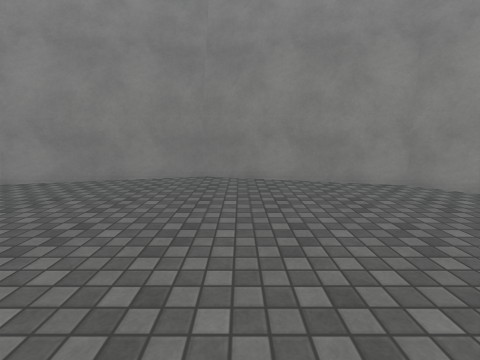
[1] (above)

16 first-person views from a walk through a 3-D level made in the Unity game engine. The camera is 1.3 m above the floor, tilts 10° down and sees 90° across. The floor is counted in squares, 1 m on a side. Each view is taken from the middle of a square. On the plan, view 1 faces up. The plan holds only what a view shows up to about 12 squares ahead; the rest is blank. The place goes on beyond the plan. The player character is not drawn. Surface patterns are stand-ins for the level's own textures.

[2]
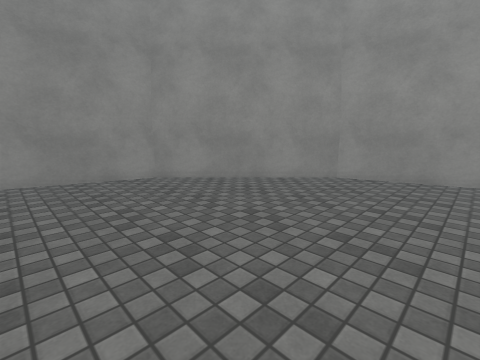

[3]
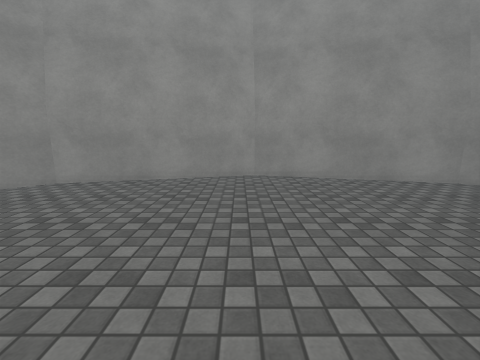

[4]
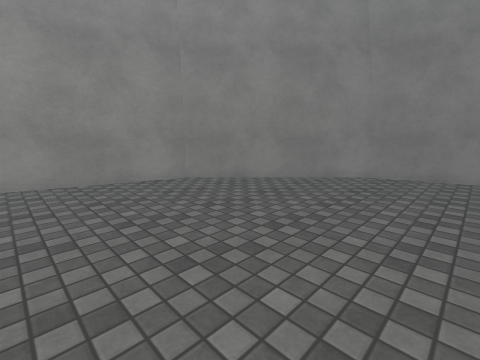

[5]
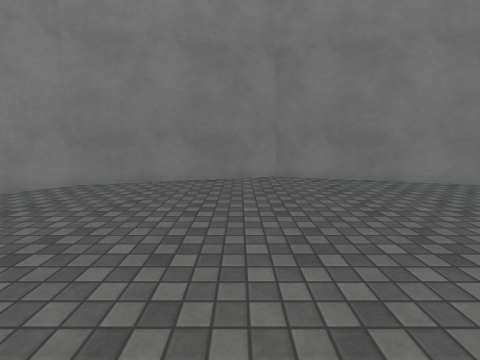

[6]
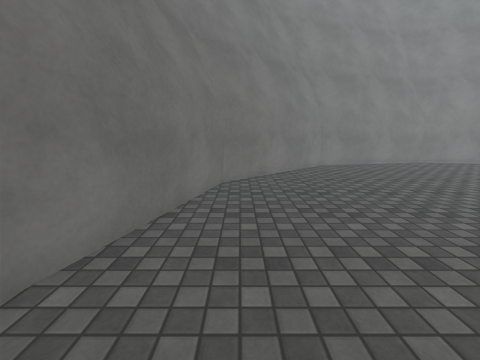

[7]
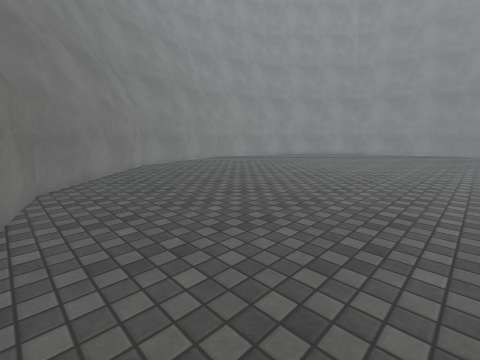

[8]
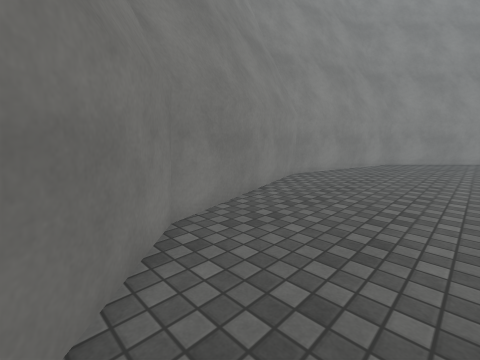

[9]
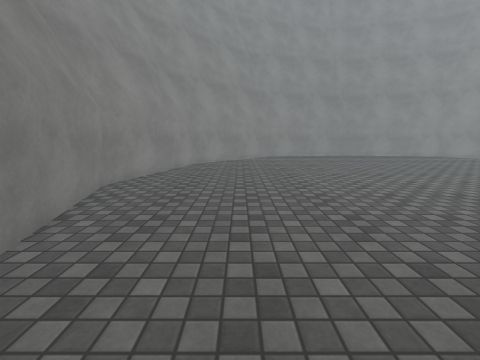

[10]
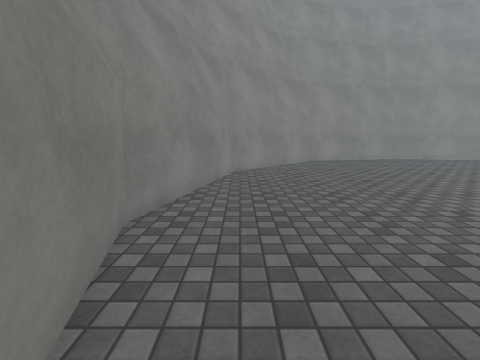

[11]
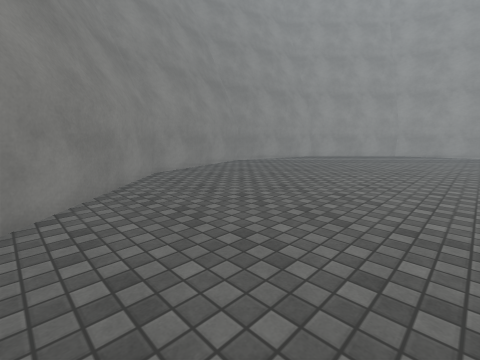

[12]
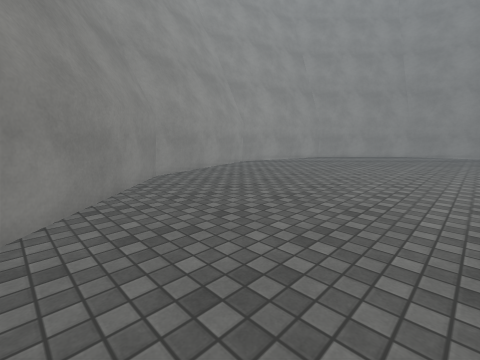

[13]
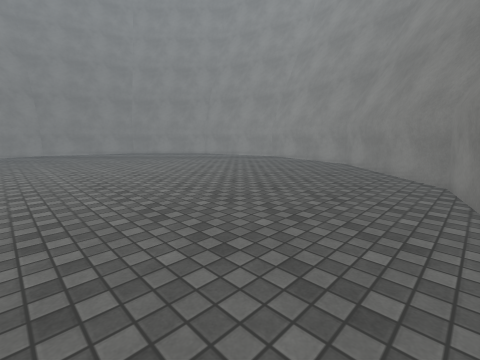

[14]
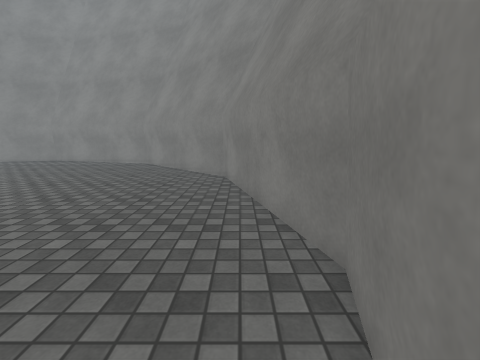

[15]
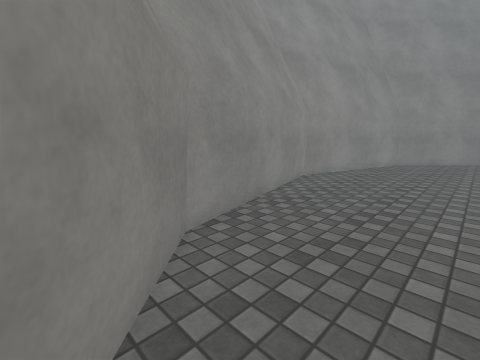

[16]
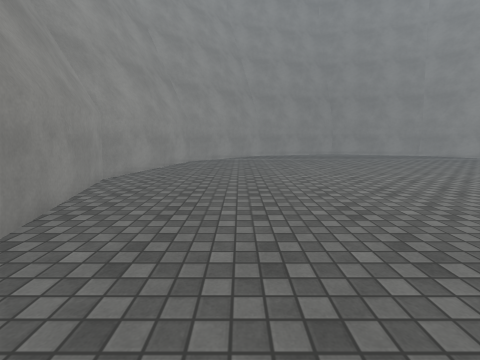

### Floor plan
Points are (right, up) in squares from view 1. A wall is a line through its corners. A room is listed if a view was taken in it or the views show most of it. See-through windows are left out.
Room 1 (views 1, 2, 3, 4, 5, 6, 7, 8, 9, 10, 11, 12, 13, 14, 15, 16)
walls: (4.5, 6.5) (-1.2, 8) (-6.9, 6.5) (-11.1, 2.3) (-12.7, -3.5) (-11.2, -9.2) (-6.9, -13.5) (-1.2, -15) (4.5, -13.5) (8.7, -9.2) (10.3, -3.4) (8.8, 2.2) (4.5, 6.5)

Where each view was taken, in squares from view 1:
view 1: 0 up, 0 right, facing up
view 2: 1 down, 1 right, facing up-right
view 3: 3 down, 2 right, facing right
view 4: 5 down, 2 right, facing down-right
view 5: 7 down, 0 right, facing down
view 6: 13 down, 0 right, facing left
view 7: 14 down, 0 right, facing up-left
view 8: 11 down, 8 left, facing up-left
view 9: 10 down, 9 left, facing up
view 10: 7 down, 11 left, facing up
view 11: 2 down, 11 left, facing up-right
view 12: 6 up, 1 right, facing down-right
view 13: 7 up, 1 right, facing down-left
view 14: 7 up, 1 right, facing left
view 15: 4 up, 6 right, facing down-right
view 16: 4 up, 6 right, facing down
